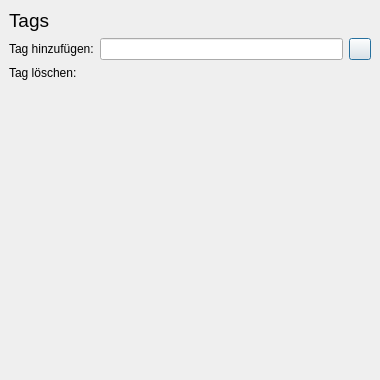
<?xml version="1.0" encoding="UTF-8"?>
<ui version="4.0">
 <class>AddAndRemoveTag</class>
 <widget class="QDialog" name="AddAndRemoveTag">
  <property name="geometry">
   <rect>
    <x>0</x>
    <y>0</y>
    <width>380</width>
    <height>380</height>
   </rect>
  </property>
  <property name="minimumSize">
   <size>
    <width>380</width>
    <height>380</height>
   </size>
  </property>
  <property name="maximumSize">
   <size>
    <width>440</width>
    <height>16777215</height>
   </size>
  </property>
  <property name="windowTitle">
   <string>AddAndRemoveTag</string>
  </property>
  <layout class="QVBoxLayout" name="verticalLayout">
   <property name="spacing">
    <number>0</number>
   </property>
   <property name="leftMargin">
    <number>0</number>
   </property>
   <property name="topMargin">
    <number>0</number>
   </property>
   <property name="rightMargin">
    <number>0</number>
   </property>
   <property name="bottomMargin">
    <number>0</number>
   </property>
   <item>
    <layout class="QVBoxLayout" name="verticalLayout_uno">
     <property name="leftMargin">
      <number>9</number>
     </property>
     <property name="topMargin">
      <number>9</number>
     </property>
     <property name="rightMargin">
      <number>9</number>
     </property>
     <property name="bottomMargin">
      <number>6</number>
     </property>
     <item>
      <widget class="QLabel" name="label">
       <property name="font">
        <font>
         <pointsize>14</pointsize>
        </font>
       </property>
       <property name="text">
        <string>Tags</string>
       </property>
      </widget>
     </item>
     <item>
      <layout class="QHBoxLayout" name="horizontalLayout">
       <item>
        <widget class="QLabel" name="label_2">
         <property name="text">
          <string>Tag hinzufügen:</string>
         </property>
        </widget>
       </item>
       <item>
        <widget class="QLineEdit" name="lineEdit"/>
       </item>
       <item>
        <widget class="QPushButton" name="pushButton">
         <property name="minimumSize">
          <size>
           <width>22</width>
           <height>22</height>
          </size>
         </property>
         <property name="maximumSize">
          <size>
           <width>22</width>
           <height>22</height>
          </size>
         </property>
         <property name="text">
          <string/>
         </property>
         <property name="icon">
          <iconset resource="resources.qrc">
           <normaloff>:/images/icons/icon_add_new.png</normaloff>:/images/icons/icon_add_new.png</iconset>
         </property>
         <property name="iconSize">
          <size>
           <width>15</width>
           <height>15</height>
          </size>
         </property>
        </widget>
       </item>
      </layout>
     </item>
     <item>
      <widget class="QLabel" name="label_3">
       <property name="text">
        <string>Tag löschen:</string>
       </property>
      </widget>
     </item>
    </layout>
   </item>
   <item>
    <widget class="QScrollArea" name="scrollArea">
     <property name="frameShape">
      <enum>QFrame::NoFrame</enum>
     </property>
     <property name="frameShadow">
      <enum>QFrame::Plain</enum>
     </property>
     <property name="widgetResizable">
      <bool>true</bool>
     </property>
     <widget class="QWidget" name="scrollAreaWidgetContents">
      <property name="geometry">
       <rect>
        <x>0</x>
        <y>0</y>
        <width>380</width>
        <height>293</height>
       </rect>
      </property>
      <layout class="QVBoxLayout" name="verticalLayout_2">
       <property name="spacing">
        <number>6</number>
       </property>
       <property name="topMargin">
        <number>0</number>
       </property>
      </layout>
     </widget>
    </widget>
   </item>
  </layout>
 </widget>
 <layoutdefault spacing="6" margin="11"/>
 <resources>
  <include location="resources.qrc"/>
 </resources>
 <connections/>
</ui>
